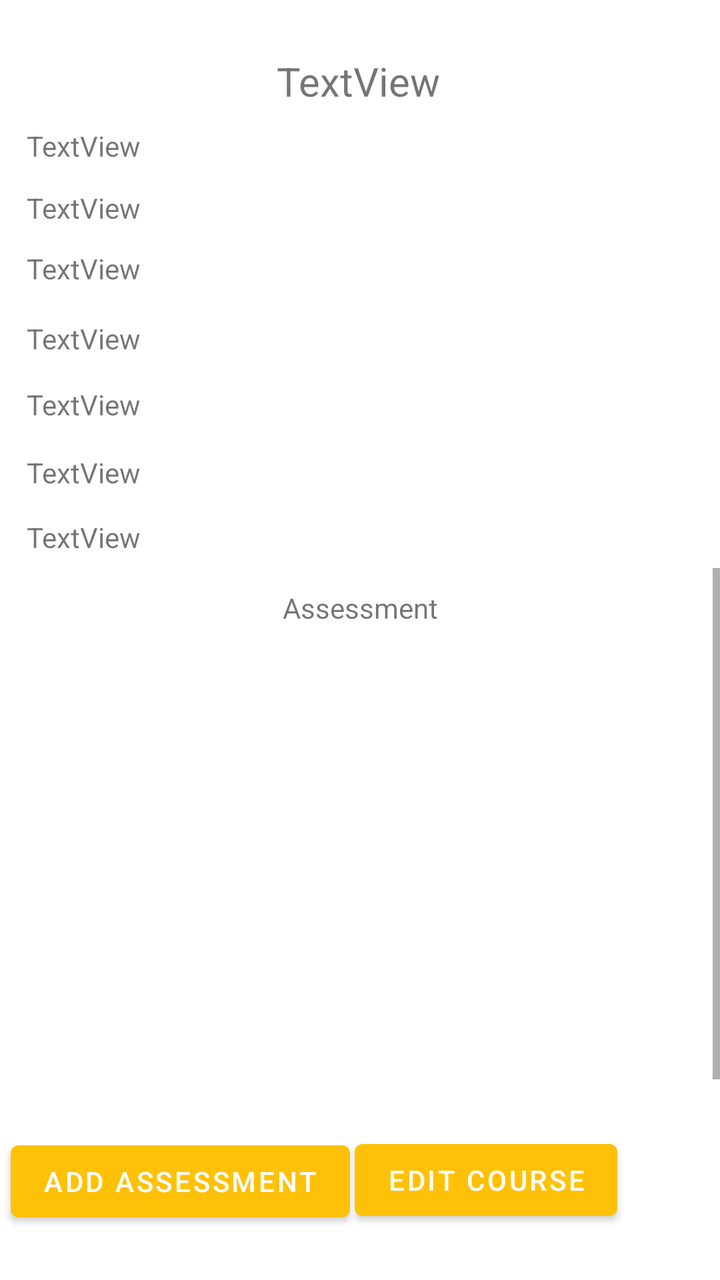
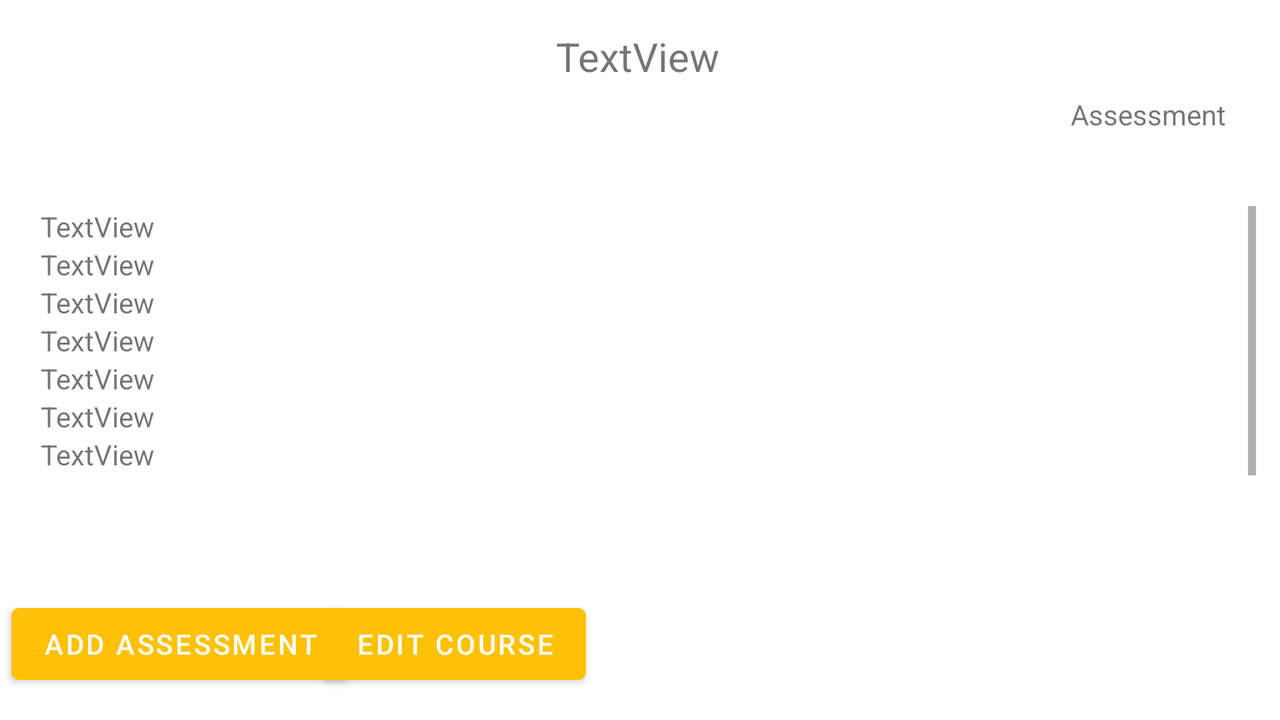

The same Android screen from two of the app's own layout files: first res/layout/ as a phone draws it, then the repository's variant for another configuration, drawn on a device whose configuration selects that folder. Both files follow.
<!-- AndroidManifest.xml: application theme Theme.C196Project -->
<!-- res/layout/activity_course_list.xml -->
<?xml version="1.0" encoding="utf-8"?>
<androidx.constraintlayout.widget.ConstraintLayout xmlns:android="http://schemas.android.com/apk/res/android"
    xmlns:app="http://schemas.android.com/apk/res-auto"
    xmlns:tools="http://schemas.android.com/tools"
    android:id="@+id/Co"
    android:layout_width="match_parent"
    android:layout_height="match_parent"
    android:background="#FFFFFF"
    tools:context=".UI.CourseList">

    <Button
        android:id="@+id/EditCourseButton"
        android:layout_width="wrap_content"
        android:layout_height="wrap_content"
        android:onClick="OnClickEditCourse"
        android:text="Edit Course"
        app:layout_constraintBottom_toBottomOf="parent"
        app:layout_constraintEnd_toEndOf="parent"
        app:layout_constraintHorizontal_bias="0.776"
        app:layout_constraintStart_toStartOf="parent"
        app:layout_constraintTop_toTopOf="parent"
        app:layout_constraintVertical_bias="0.956" />


    <TextView
        android:id="@+id/courseText"
        android:layout_width="wrap_content"
        android:layout_height="wrap_content"
        android:text="TextView"
        android:textSize="20sp"
        app:layout_constraintBottom_toBottomOf="parent"
        app:layout_constraintEnd_toEndOf="parent"
        app:layout_constraintHorizontal_bias="0.498"
        app:layout_constraintStart_toStartOf="parent"
        app:layout_constraintTop_toTopOf="parent"
        app:layout_constraintVertical_bias="0.044" />

    <TextView
        android:layout_width="wrap_content"
        android:layout_height="wrap_content"
        android:text="Assessment"
        app:layout_constraintBottom_toBottomOf="parent"
        app:layout_constraintEnd_toEndOf="parent"
        app:layout_constraintStart_toStartOf="parent"
        app:layout_constraintTop_toTopOf="parent"
        app:layout_constraintVertical_bias="0.474" />

    <TextView
        android:id="@+id/CourseText4"
        android:layout_width="wrap_content"
        android:layout_height="wrap_content"
        android:text="TextView"
        app:layout_constraintBottom_toBottomOf="parent"
        app:layout_constraintEnd_toEndOf="parent"
        app:layout_constraintHorizontal_bias="0.044"
        app:layout_constraintStart_toStartOf="parent"
        app:layout_constraintTop_toTopOf="parent"
        app:layout_constraintVertical_bias="0.201" />

    <TextView
        android:id="@+id/CourseText8"
        android:layout_width="wrap_content"
        android:layout_height="wrap_content"
        android:text="TextView"
        app:layout_constraintBottom_toBottomOf="parent"
        app:layout_constraintEnd_toEndOf="parent"
        app:layout_constraintHorizontal_bias="0.044"
        app:layout_constraintStart_toStartOf="parent"
        app:layout_constraintTop_toTopOf="parent"
        app:layout_constraintVertical_bias="0.417" />

    <TextView
        android:id="@+id/CourseText3"
        android:layout_width="wrap_content"
        android:layout_height="wrap_content"
        android:text="TextView"
        app:layout_constraintBottom_toBottomOf="parent"
        app:layout_constraintEnd_toEndOf="parent"
        app:layout_constraintHorizontal_bias="0.044"
        app:layout_constraintStart_toStartOf="parent"
        app:layout_constraintTop_toTopOf="parent"
        app:layout_constraintVertical_bias="0.152" />

    <TextView
        android:id="@+id/CourseText2"
        android:layout_width="wrap_content"
        android:layout_height="wrap_content"
        android:text="TextView"
        app:layout_constraintBottom_toBottomOf="parent"
        app:layout_constraintEnd_toEndOf="parent"
        app:layout_constraintHorizontal_bias="0.044"
        app:layout_constraintStart_toStartOf="parent"
        app:layout_constraintTop_toTopOf="parent"
        app:layout_constraintVertical_bias="0.102" />

    <TextView
        android:id="@+id/CourseText5"
        android:layout_width="wrap_content"
        android:layout_height="wrap_content"
        android:text="TextView"
        app:layout_constraintBottom_toBottomOf="parent"
        app:layout_constraintEnd_toEndOf="parent"
        app:layout_constraintHorizontal_bias="0.044"
        app:layout_constraintStart_toStartOf="parent"
        app:layout_constraintTop_toTopOf="parent"
        app:layout_constraintVertical_bias="0.257" />

    <TextView
        android:id="@+id/CourseText6"
        android:layout_width="wrap_content"
        android:layout_height="wrap_content"
        android:text="TextView"
        app:layout_constraintBottom_toBottomOf="parent"
        app:layout_constraintEnd_toEndOf="parent"
        app:layout_constraintHorizontal_bias="0.044"
        app:layout_constraintStart_toStartOf="parent"
        app:layout_constraintTop_toTopOf="parent"
        app:layout_constraintVertical_bias="0.31" />

    <TextView
        android:id="@+id/CourseText7"
        android:layout_width="wrap_content"
        android:layout_height="wrap_content"
        android:text="TextView"
        app:layout_constraintBottom_toBottomOf="parent"
        app:layout_constraintEnd_toEndOf="parent"
        app:layout_constraintHorizontal_bias="0.044"
        app:layout_constraintStart_toStartOf="parent"
        app:layout_constraintTop_toTopOf="parent"
        app:layout_constraintVertical_bias="0.365" />

    <ScrollView
        android:id="@+id/scrollView2"
        android:layout_width="396dp"
        android:layout_height="277dp"
        app:layout_constraintBottom_toBottomOf="parent"
        app:layout_constraintEnd_toEndOf="parent"
        app:layout_constraintHorizontal_bias="1.0"
        app:layout_constraintStart_toStartOf="parent"
        app:layout_constraintTop_toTopOf="parent"
        app:layout_constraintVertical_bias="0.782">

        <LinearLayout
            android:layout_width="match_parent"
            android:layout_height="wrap_content"
            android:orientation="vertical">

            <androidx.recyclerview.widget.RecyclerView
                android:id="@+id/AssessmentRecycler"
                android:layout_width="match_parent"
                android:layout_height="300dp"
                tools:listitem="@layout/item_course_list" />
        </LinearLayout>
    </ScrollView>

    <Button
        android:id="@+id/AddAssessmentButton"
        android:layout_width="wrap_content"
        android:layout_height="wrap_content"
        android:onClick="OnClickAddAssessment"
        android:text="Add Assessment"
        app:layout_constraintBottom_toBottomOf="parent"
        app:layout_constraintEnd_toEndOf="parent"
        app:layout_constraintHorizontal_bias="0.028"
        app:layout_constraintStart_toStartOf="parent"
        app:layout_constraintTop_toTopOf="parent"
        app:layout_constraintVertical_bias="0.957" />

</androidx.constraintlayout.widget.ConstraintLayout>
<!-- res/layout/item_course_list.xml (included above) -->
<?xml version="1.0" encoding="utf-8"?>
<androidx.constraintlayout.widget.ConstraintLayout xmlns:android="http://schemas.android.com/apk/res/android"
    xmlns:tools="http://schemas.android.com/tools"
    android:layout_width="match_parent"
    android:layout_height="wrap_content"
    android:layout_margin="2dp">

    <TextView
        android:id="@+id/CourseItemView"
        android:layout_width="match_parent"
        android:layout_height="match_parent"
        android:layout_margin="4dp"
        android:background="#87CBEA"
        android:padding="5dp"
        android:text="TextView"
        tools:layout_editor_absoluteX="4dp" />

</androidx.constraintlayout.widget.ConstraintLayout>
<!-- resources referenced by this layout -->
<resources>
  <style name="Theme.C196Project" parent="Theme.MaterialComponents.DayNight.DarkActionBar">
          
          <item name="colorPrimary">#FFC107</item>
          <item name="colorPrimaryVariant">@color/purple_700</item>
          <item name="colorOnPrimary">@color/white</item>
          
          <item name="colorSecondary">@color/teal_200</item>
          <item name="colorSecondaryVariant">@color/teal_700</item>
          <item name="colorOnSecondary">@color/black</item>
          
          <item name="android:statusBarColor">#8BC34A</item>
          
      </style>
</resources>
<!-- res/layout-land/activity_course_list.xml (the repository's variant of the layout above) -->
<!-- drawn on the phone turned sideways -->
<?xml version="1.0" encoding="utf-8"?>
<androidx.constraintlayout.widget.ConstraintLayout xmlns:android="http://schemas.android.com/apk/res/android"
    xmlns:app="http://schemas.android.com/apk/res-auto"
    xmlns:tools="http://schemas.android.com/tools"
    android:id="@+id/Co"
    android:layout_width="match_parent"
    android:layout_height="match_parent"
    android:background="#FFFFFF"
    tools:context=".UI.CourseList">


    <Button
        android:id="@+id/EditCourseButton"
        android:layout_width="wrap_content"
        android:layout_height="wrap_content"
        android:onClick="OnClickEditCourse"
        android:text="Edit Course"
        app:layout_constraintBottom_toBottomOf="parent"
        app:layout_constraintEnd_toEndOf="parent"
        app:layout_constraintHorizontal_bias="0.318"
        app:layout_constraintStart_toStartOf="parent"
        app:layout_constraintTop_toTopOf="parent"
        app:layout_constraintVertical_bias="0.955" />

    <TextView
        android:layout_width="wrap_content"
        android:layout_height="wrap_content"
        android:text="Assessment"
        app:layout_constraintBottom_toBottomOf="parent"
        app:layout_constraintEnd_toEndOf="parent"
        app:layout_constraintHorizontal_bias="0.952"
        app:layout_constraintStart_toStartOf="parent"
        app:layout_constraintTop_toTopOf="parent"
        app:layout_constraintVertical_bias="0.14" />

    <TextView
        android:id="@+id/courseText"
        android:layout_width="wrap_content"
        android:layout_height="wrap_content"
        android:text="TextView"
        android:textSize="20sp"
        app:layout_constraintBottom_toBottomOf="parent"
        app:layout_constraintEnd_toEndOf="parent"
        app:layout_constraintHorizontal_bias="0.498"
        app:layout_constraintStart_toStartOf="parent"
        app:layout_constraintTop_toTopOf="parent"
        app:layout_constraintVertical_bias="0.044" />

    <ScrollView
        android:id="@+id/scrollView2"
        android:layout_width="367dp"
        android:layout_height="201dp"
        app:layout_constraintBottom_toBottomOf="parent"
        app:layout_constraintEnd_toEndOf="parent"
        app:layout_constraintHorizontal_bias="0.956"
        app:layout_constraintStart_toStartOf="parent"
        app:layout_constraintTop_toTopOf="parent"
        app:layout_constraintVertical_bias="0.647">

        <LinearLayout
            android:layout_width="match_parent"
            android:layout_height="wrap_content"
            android:orientation="vertical">

            <androidx.recyclerview.widget.RecyclerView
                android:id="@+id/AssessmentRecycler"
                android:layout_width="match_parent"
                android:layout_height="300dp"
                tools:listitem="@layout/item_course_list" />
        </LinearLayout>
    </ScrollView>

    <Button
        android:id="@+id/AddAssessmentButton"
        android:layout_width="wrap_content"
        android:layout_height="wrap_content"
        android:onClick="OnClickAddAssessment"
        android:text="Add Assessment"
        app:layout_constraintBottom_toBottomOf="parent"
        app:layout_constraintEnd_toEndOf="parent"
        app:layout_constraintHorizontal_bias="0.012"
        app:layout_constraintStart_toStartOf="parent"
        app:layout_constraintTop_toTopOf="parent"
        app:layout_constraintVertical_bias="0.955" />

    <ScrollView
        android:layout_width="305dp"
        android:layout_height="197dp"
        app:layout_constraintBottom_toBottomOf="parent"
        app:layout_constraintEnd_toEndOf="parent"
        app:layout_constraintHorizontal_bias="0.061"
        app:layout_constraintStart_toStartOf="parent"
        app:layout_constraintTop_toTopOf="parent"
        app:layout_constraintVertical_bias="0.635">

        <LinearLayout
            android:layout_width="match_parent"
            android:layout_height="wrap_content"
            android:orientation="vertical">

            <TextView
                android:id="@+id/CourseText2"
                android:layout_width="wrap_content"
                android:layout_height="wrap_content"
                android:text="TextView" />

            <TextView
                android:id="@+id/CourseText4"
                android:layout_width="wrap_content"
                android:layout_height="wrap_content"
                android:text="TextView" />

            <TextView
                android:id="@+id/CourseText7"
                android:layout_width="wrap_content"
                android:layout_height="wrap_content"
                android:text="TextView" />

            <TextView
                android:id="@+id/CourseText5"
                android:layout_width="wrap_content"
                android:layout_height="wrap_content"
                android:text="TextView" />

            <TextView
                android:id="@+id/CourseText3"
                android:layout_width="wrap_content"
                android:layout_height="wrap_content"
                android:text="TextView" />

            <TextView
                android:id="@+id/CourseText8"
                android:layout_width="wrap_content"
                android:layout_height="wrap_content"
                android:text="TextView" />

            <TextView
                android:id="@+id/CourseText6"
                android:layout_width="wrap_content"
                android:layout_height="wrap_content"
                android:text="TextView" />
        </LinearLayout>
    </ScrollView>

</androidx.constraintlayout.widget.ConstraintLayout>
